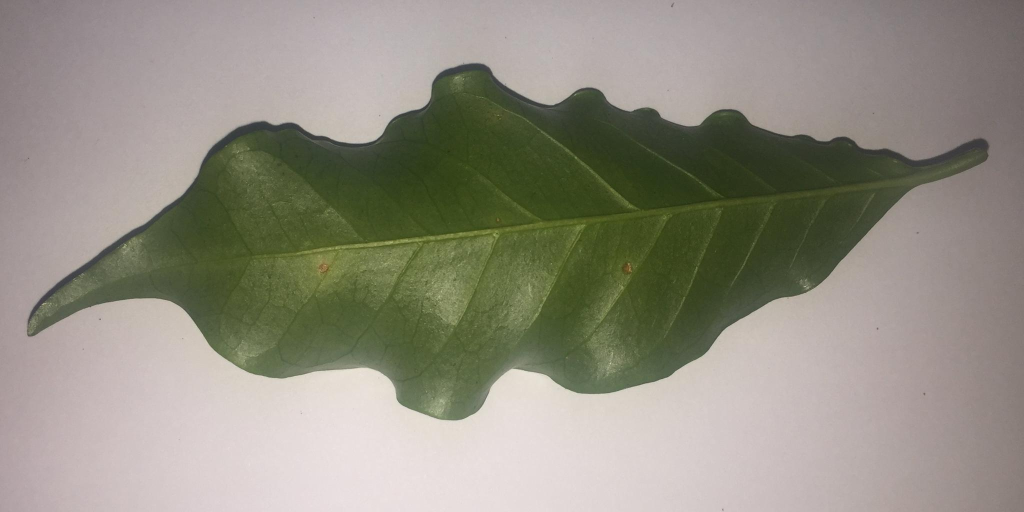
#> input picture img/healthy/1076.jpg, 2048 x 1024 px (shown at 1/2 size); its folder holds only this picture in this run
$ jupyter execute --allow-errors create_dataset.ipynb
#> lines starting #> are read from the running program, lines starting #| are printed output that depends on the picture
[cell 1]
import numpy as np
import matplotlib.pyplot as plt
import os
import cv2
from tqdm import tqdm
import pickle
import random

[cell 2]
DATADIR = "img"
CATEGORIES = ['healthy','miner','rust','phoma']

[cell 3]
for category in CATEGORIES:
    path = os.path.join(DATADIR,category)
    for img in os.listdir(path):
        img_array = cv2.imread(os.path.join(path,img))
#> img_array is the input picture: shape (1024, 2048, 3); mean B, G, R 128.9, 141.9, 145.3
        plt.imshow(img_array, cmap='gray')
        plt.show()

        break
    break

[cell 4]
IMG_SIZE = 224

[cell 5]
new_array = cv2.resize(img_array, (IMG_SIZE, IMG_SIZE))
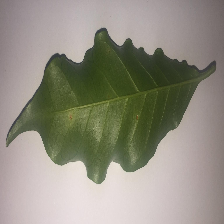
#> new_array: shape (224, 224, 3); mean B, G, R 128.8, 141.8, 145.2
plt.imshow(new_array)
plt.show()

[cell 6]
data = []

def create_data():
    for category in CATEGORIES:

        path = os.path.join(DATADIR,category)
        class_num = CATEGORIES.index(category)

        for img in tqdm(os.listdir(path)):
            try:
                img_array = cv2.imread(os.path.join(path,img))
                new_array = cv2.resize(img_array, (IMG_SIZE, IMG_SIZE))
                data.append([new_array, class_num])
            except Exception as e:
                pass
#> pass 2 of the loop in create_data, `for category in CATEGORIES:`:
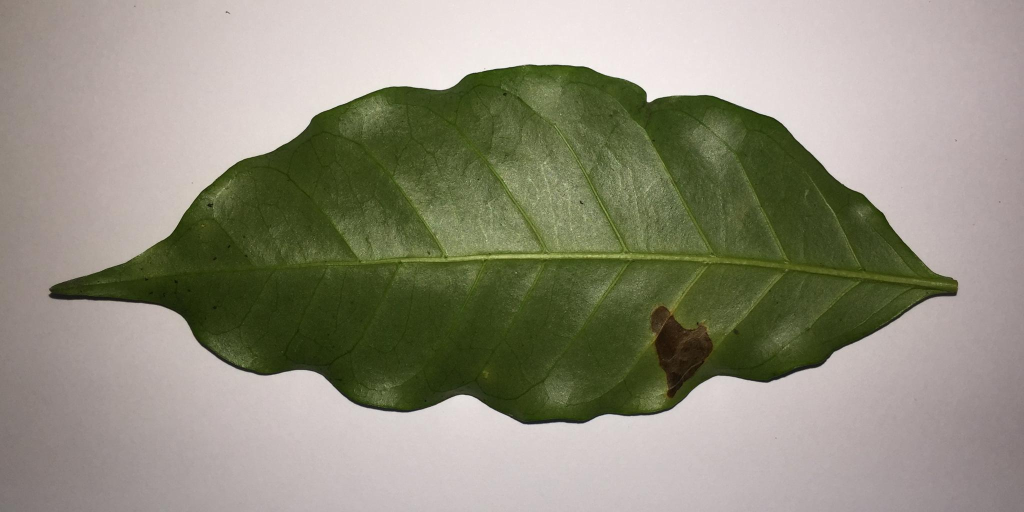
#> input picture img/miner/1014.jpg, 2048 x 1024 px (shown at 1/2 size)
#> in create_data, img_array is the input picture: shape (1024, 2048, 3); mean B, G, R 125, 142.4, 144.9
#> in create_data, `new_array = cv2.resize(img_array, (IMG_SIZE, IMG_SIZE))`:
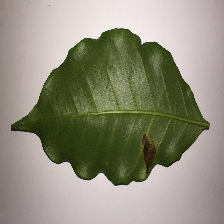
#> new_array: shape (224, 224, 3); mean B, G, R 124.9, 142.3, 144.9

#> (the rest of this cell did not finish here and is left out)

[cell 7]
random.shuffle(data)

[cell 8]
for sample in data[:10]:
    print(sample[1])
#> this loop made 2 passes
#| 0
#| 1

[cell 9]
x = []
y = []

for features,label in data:
    x.append(features)
    y.append(label)
#> this loop made 2 passes
#> label on passes 1 to 2: 0, 1
#> after the loop, x = 2 items; y = [0, 1]

print(x[0].reshape(-1, IMG_SIZE, IMG_SIZE, 3))
#> (printed output is left out)

x = np.array(x).reshape(-1, IMG_SIZE, IMG_SIZE, 3)
